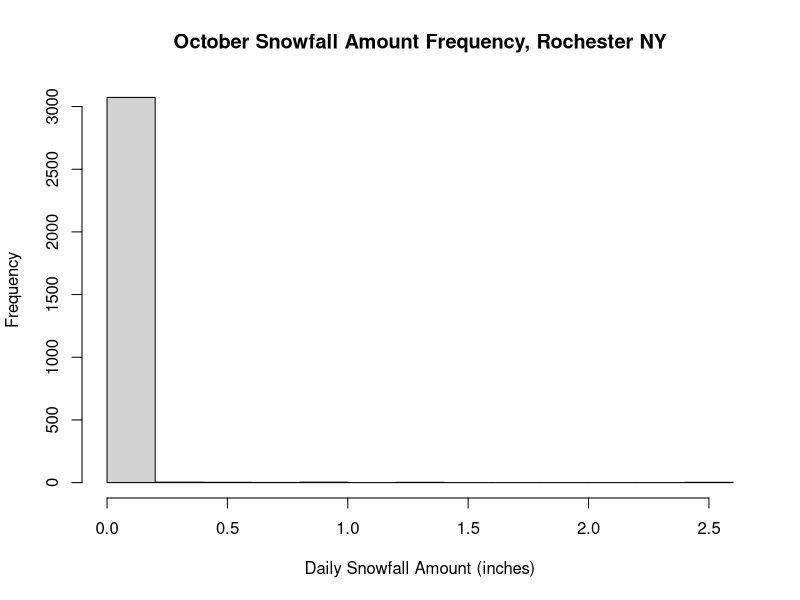
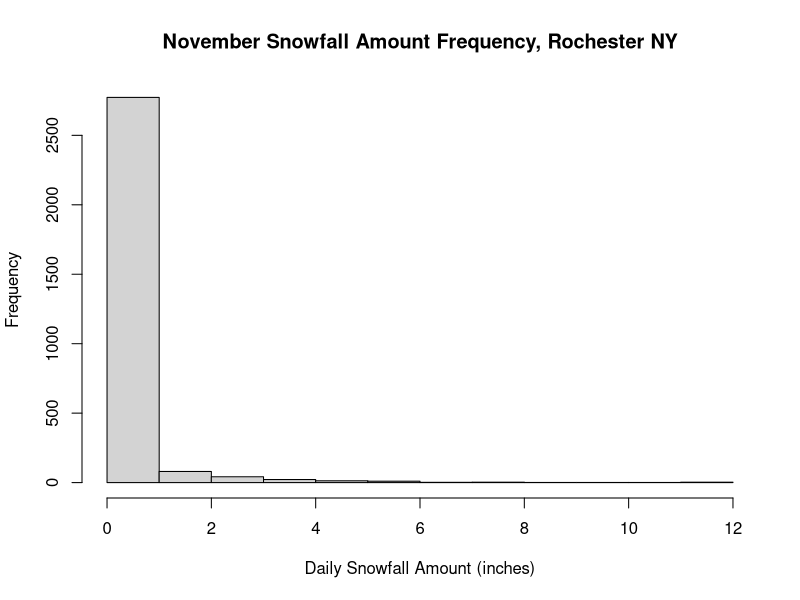
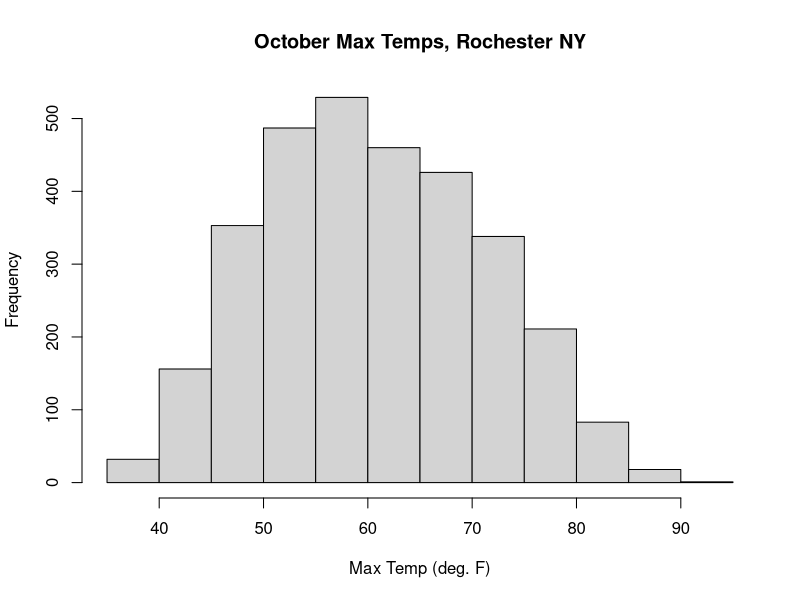
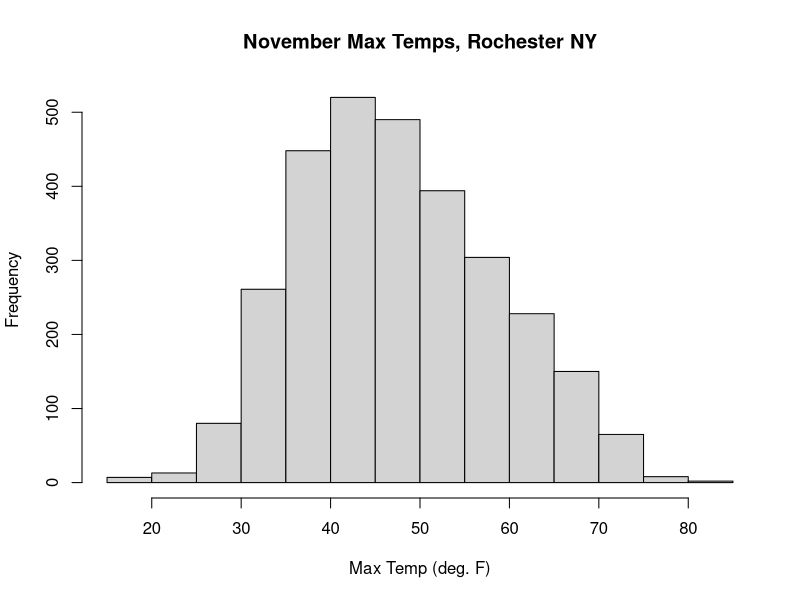

Reproduce these figures in R, in order.
## ---- chunk 1
library(dplyr)
library(lubridate)
## ---- chunk 2
Rochester <- read.csv("Rochester.csv")
head(Rochester)
## ---- chunk 3
#Create snowfall set
Rochester.snowfall <- Rochester %>% select("Date", "SNOW..Inches.")

#Create max temp set
Rochester.Tmax <- Rochester %>% select("Date", "TMAX..Degrees.Fahrenheit.")

#Make Date col a true datetime object
Rochester.snowfall$Date <- as.Date(Rochester.snowfall$Date, format = "%Y-%m-%d")
Rochester.Tmax$Date     <- as.Date(Rochester.Tmax$Date, format = "%Y-%m-%d")

#Make Year, Month Columns: Should've done before splitting
Rochester.snowfall$Month <- month(Rochester.snowfall$Date)
Rochester.snowfall$Year <- year(Rochester.snowfall$Date)

Rochester.Tmax$Month <- month(Rochester.Tmax$Date)
Rochester.Tmax$Year <- year(Rochester.Tmax$Date)

#Determine dates (rows) with snowfall entered as NA
(snow.na <- Rochester.snowfall[is.na(Rochester.snowfall$SNOW..Inches.), ])

#Determine dates (rows) with max temp entered as NA
(Tmax.na <- Rochester.Tmax[is.na(Rochester.Tmax$TMAX..Degrees.Fahrenheit.),])
## ---- chunk 4
hist(Rochester.snowfall[grepl("-10-", Rochester.snowfall$Date), ]$SNOW..Inches., main = "October Snowfall Amount Frequency, Rochester NY",
     xlab = "Daily Snowfall Amount (inches)")

hist(Rochester.snowfall[grepl("-11-", Rochester.snowfall$Date), ]$SNOW..Inches., main = "November Snowfall Amount Frequency, Rochester NY",
     xlab = "Daily Snowfall Amount (inches)")

hist(Rochester.Tmax[grepl("-10-", Rochester.Tmax$Date), ]$TMAX..Degrees.Fahrenheit., main = "October Max Temps, Rochester NY",
     xlab = "Max Temp (deg. F)")

hist(Rochester.Tmax[grepl("-11-", Rochester.Tmax$Date), ]$TMAX..Degrees.Fahrenheit., main = "November Max Temps, Rochester NY",
     xlab = "Max Temp (deg. F)")
## ---- chunk 5
#plot(head(Rochester.snowfall$SNOW..Inches., 740))
max(Rochester.Tmax[grepl("-09-", Rochester.Tmax$Date), ]$TMAX..Degrees.Fahrenheit., na.rm  = TRUE)

